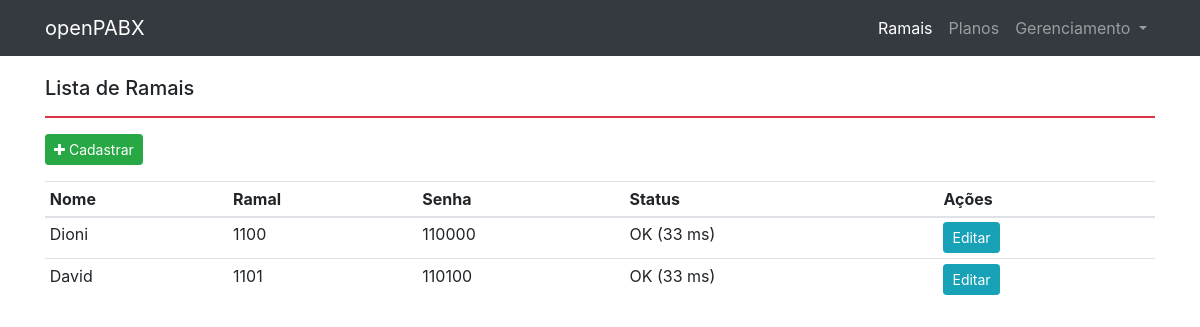
The page /extension/list on the database as committed earlier.
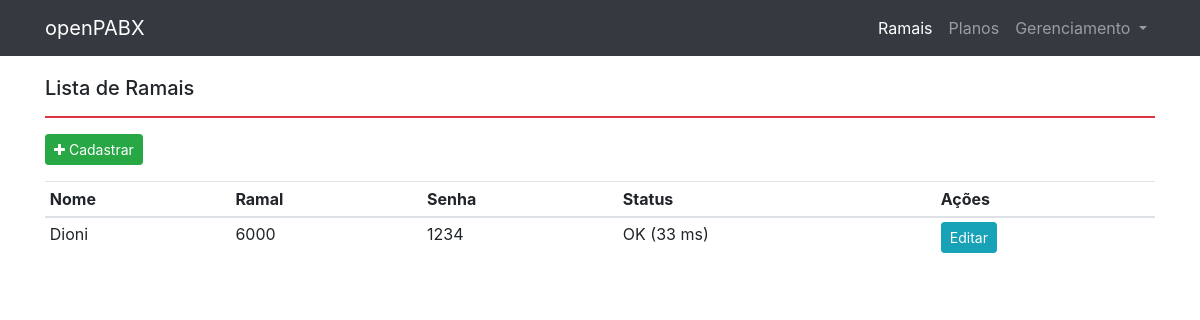
The same page on the database as committed later.
### app/models/extension.py (models this page shows, shortened)
class Extension(db.Model):
    __tablename__ = "extension"
    id = db.Column(db.Integer, primary_key=True)
    name = db.Column(db.String)
    extension = db.Column(db.String)
    password = db.Column(db.String)

### app/controllers/defaults.py (the view)
@app.route('/extension/list')
def extension_list():
    title = 'Lista de Ramais'
    ext = Extension.query.all()
    return render_template('extension/extension_list.html', title=title, object=ext)

### app/templates/extension/extension_list.html (shortened to what this page needs)
{% extends "base.html" %}
{% block container %}
    <h5>Lista de Ramais</h5>
    <hr class="border border-danger">
    <div class="container">
        <div class=" row">
          <a href="{{ url_for('extension_add') }}" class="btn btn-success btn-sm" role="button" aria-pressed="true"><i class="fa fa-plus"></i> Cadastrar</a>
        </div>
        <div class="row mt-3">
            <table class="table table-hover table-sm">
              <thead>
                <tr>
                  <th scope="col">Nome</th>
                  <th scope="col">Ramal</th>
                  <th scope="col">Senha</th>
                  <th scope="col">Status</th>
                  <th scope="col">Ações</th>
                </tr>
              </thead>
              <tbody>
                {% for obj in object %}
                    <tr>
                      <td>{{ obj.name }}</td>
                      <td>{{ obj.extension }}</td>
                      <td>{{ obj.password }}</td>
                      <td>OK (33 ms)</td>
                      <td>
                        <a href="{{ url_for('extension', extension_id=obj.id) }}" class="btn btn-info btn-sm">Editar</a>
                      </td>
                    </tr>
                {% endfor %}
              </tbody>
            </table>
        </div>
    </div>
{% endblock %}z

### app/templates/base.html (shortened to what this page needs)
<!doctype html>
<html lang="pt-br">
  <head>
    <link rel="stylesheet" href="{{ url_for('static', filename='css/bootstrap.min.css') }}">
    <link rel="stylesheet" href="{{ url_for('static', filename='css/custom.css') }}">
    <link rel="stylesheet" href="https://cdnjs.cloudflare.com/ajax/libs/font-awesome/4.7.0/css/font-awesome.min.css">
    <link rel="stylesheet" href="{{ url_for('static', filename='css/bootstrap4-toggle.min.css') }}">
  </head>
  <body>
    <nav class="navbar navbar-expand-lg navbar-dark bg-dark">
        <div class="container">
            <a class="navbar-brand" href="{{ url_for('index') }}">openPABX</a>
            <div class="collapse navbar-collapse" id="navbarNav">
                <ul class="navbar-nav ml-auto">
                    <li class="nav-item active">
                      <a class="nav-link" href="{{ url_for('extension_list') }}">Ramais <span class="sr-only">(current)</span></a>
                    </li>
                    <li class="nav-item">
                      <a class="nav-link" href="#">Planos</a>
                    </li>
                    <li class="nav-item dropdown">
                      <a class="nav-link dropdown-toggle" href="#" id="dropDownManagement" role="button" data-toggle="dropdown" aria-haspopup="true" aria-expanded="false">
                        Gerenciamento
                      </a>
                    </li>
                </ul>
            </div>
        </div>
    </nav>
    <div class="container custom_container">
        {% block container %}
        {% endblock %}
    </div>
  </body>
</html>

### app/static/css/custom.css (style rules this page uses)
.custom_container { margin-top: 20px; }

Rows that differ between the two databases and show on the page:
removed Extension: name "David", extension "1101", password "110100"
changed Extension "Dioni": extension "1100" → "6000"; password "110000" → "1234"
